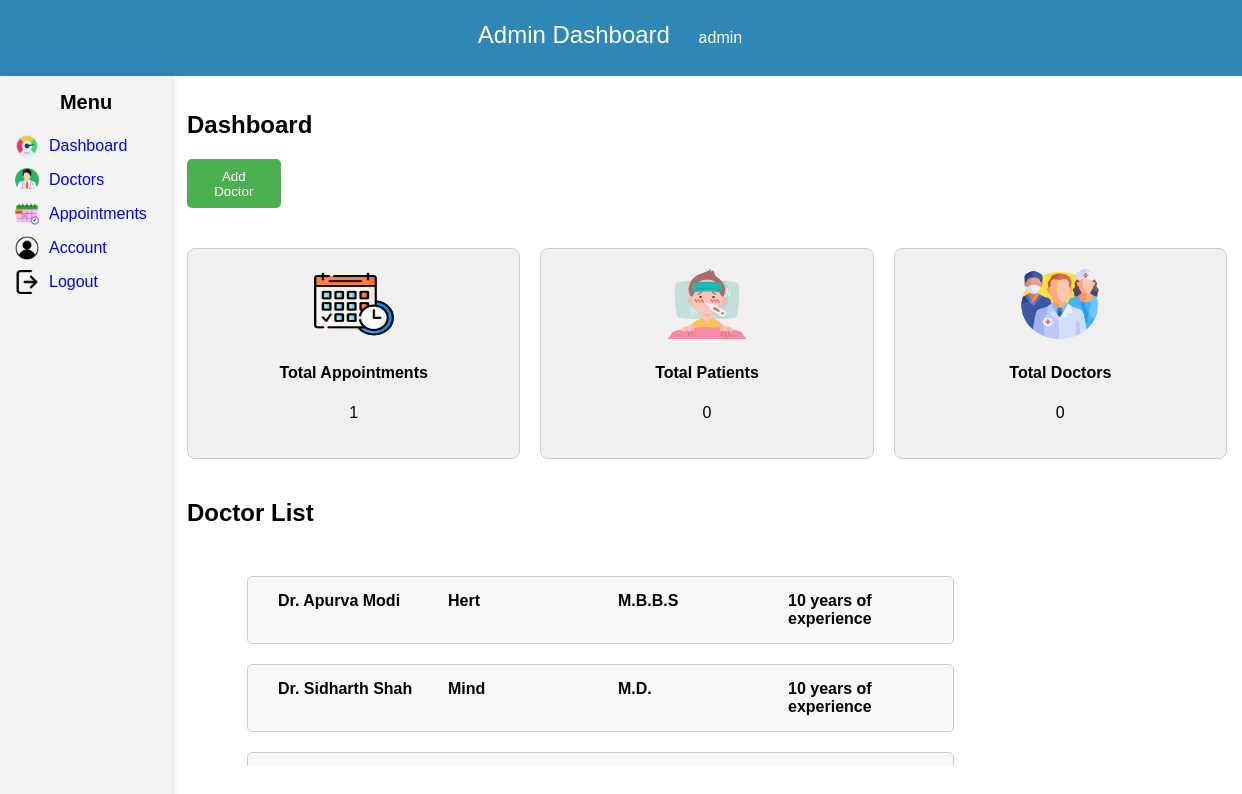
Page /admin/main.php (signed in) on the earlier database version.
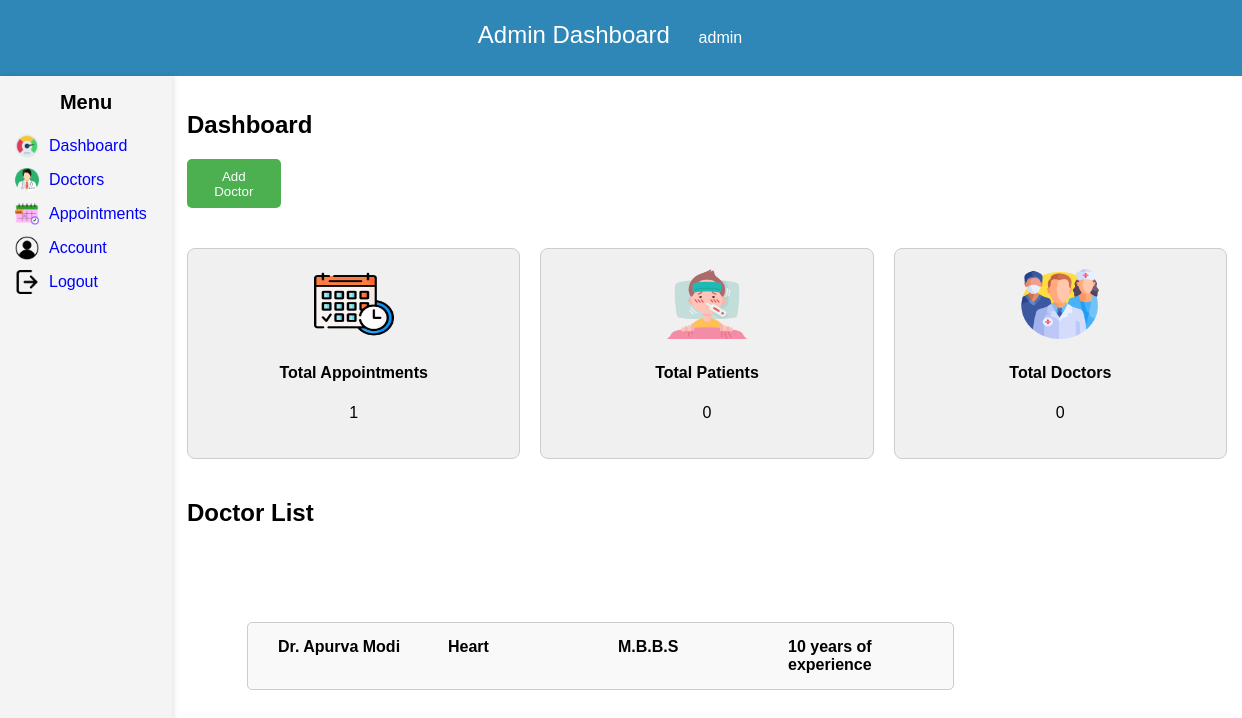
Same page on the later database version.
### tables this page shows
CREATE TABLE `doctor` (
  `doctor_id` int(11) NOT NULL,
  `doctor_fullname` varchar(255) NOT NULL,
  `username` varchar(255) NOT NULL,
  `email` varchar(255) NOT NULL,
  `password` varchar(255) NOT NULL,
  `qualification` varchar(255) NOT NULL,
  `specialization` varchar(255) NOT NULL,
  `experience` int(11) NOT NULL,
  `gender` enum('Male','Female') NOT NULL,
  `doctor_time` time NOT NULL,
  `address` text NOT NULL,
  `phone` varchar(20) NOT NULL,
  `status` enum('Active','Inactive') NOT NULL,
  `profile` varchar(255) NOT NULL
);

### admin/main.php (the view, shortened to what this page needs)
<?php
if(isset($_SESSION['username'])){
    $us = $_SESSION['username'];
}else{
    header('location: ../login.php');
}
?>
<!DOCTYPE html>
<html lang="en">
<head>
    <link rel="stylesheet" href="main.css">
</head>
<body>
    <div class="header">Admin Dashboard
        <button class="logout-btn"><?php  echo $us; ?></button>
    </div>
    <div class="container">
        <div class="sidebar">
            <h3>Menu</h3>
            <ul>
                <li>
                    <img src="img/performance.png" alt="Icon 1">
                    <a href="main.php">Dashboard</a>
                </li>
                <li>
                    <img src="img/doctor.png" alt="Icon 2">
                    <a href="doctor_list.php">Doctors</a>
                </li>
                <li>
                    <img src="img/calendar.png" alt="Appointment Icon">
                    <a href="appointment.php">Appointments</a>
                </li>
                <li>
                    <img src="img/account.png" alt="Icon 4">
                    <a href="account.php">Account</a>
                </li>
                <li>
                    <img src="img/logout.png" alt="Icon 3">
                    <a href="logout.php">Logout</a>
                </li>
            </ul>
        </div>
        <div id="dashboard-container">
            <h2 id="dashboard-label">Dashboard</h2>
            <button id="add-doctor-btn">Add Doctor</button>
            <div id="totals-container">
                <div class="totals-box">
                    <img src="img/appointment.png" alt="Total Appointments" class="totals-icon">
                    <h4>Total Appointments</h4>
                    <p id="total-appointments">1</p>
                </div>
                <div class="totals-box">
                    <img src="img/fever.png" alt="Total Patients" class="totals-icon">
                    <h4>Total Patients</h4>
                    <p id="total-patients">0</p>
                </div>
                <div class="totals-box">
                    <img src="img/medical-team.png" alt="Total Doctors" class="totals-icon">
                    <h4>Total Doctors</h4>
                    <p id="total-doctors">0</p>
                </div>
            </div>
    <div id="doctor-list" >
        <h2>Doctor List</h2>
        <div class="doctor-cards-container">
            <?php
            $conn = new mysqli('localhost', 'root', '', 'healthcare');
            $sql = "SELECT * FROM doctor";
            $result = $conn->query($sql);
            if ($result->num_rows > 0) {
                while ($row = $result->fetch_assoc()) {
                    echo '<div class="doctor-card">';
                    echo '<div class="doctor-info">';
                    echo '<span>' . $row['doctor_fullname'] . '</span>';
                    echo '<span>' . $row['specialization'] . '</span>';
                    echo '<span>' . $row['qualification'] . '</span>';
                    echo '<span>' . $row['experience'] . ' years of experience</span>';
                    echo '</div>';
                    echo '</div>';
                }
            } else {
                echo 'No doctors found.';
            }
            ?>
        </div>
    </div>
        </div>
    </div>
</body>
</html>

### admin/main.css (style rules this page uses)
body { font-family: Arial, sans-serif; margin: 0; padding: 0; display: flex; flex-direction: column; height: 100vh; }
.header { background-color: #2e87b7; color: white; padding: 15px; text-align: center; font-size: 24px; }
.container { display: flex; flex: 1; }
.sidebar { width: 200px; background-color: #f4f4f4; color: #fff; padding: 15px; height: 88vh; box-shadow: 2px 0 5px rgba(0, 0, 0, 0.1); }
.sidebar h3 { margin-top: 0; font-size: 20px; text-align: center; margin-bottom: 20px; color: black; }
.sidebar ul { list-style-type: none; padding: 0; }
.sidebar ul li { display: flex; align-items: center; margin: 10px 0; cursor:default; transition: background-color 0.3s ease; color: inherit; border-radius: 5px; }
.sidebar ul li img { width: 24px; height: 24px; margin-right: 10px; flex-shrink: 0; }
.sidebar ul li a { text-decoration: none; }
#dashboard-container { flex: 1; padding: 15px; display: flex; flex-direction: column; }
#totals-container { display: flex; margin-bottom: 20px; margin-top: 40px; }
.totals-box { background-color: #f0f0f0; border: 1px solid #ccc; border-radius: 8px; padding: 20px; text-align: center; flex: 1; margin-right: 20px; }
.totals-box img { width:80px; height: 70px; }
.totals-box:last-child { margin-right: 0; }
#add-doctor-btn { background-color: #4CAF50; color: #fff; padding: 10px 20px; border: none; border-radius: 5px; cursor: pointer; width: 9%; height: 7%; }
a { color: blue; text-decoration: none; }

### admin/main.php (style rules this page uses)
.doctor-cards-container { display: flex; flex-wrap: wrap; flex-direction: row; align-items: center; padding: 20px; width: 1000px; height: 180px; overflow-y: auto; scrollbar-width: none; }
.doctor-card { border: 1px solid #ccc; border-radius: 5px; padding: 15px; margin: 10px 0; background-color: #f9f9f9; display: flex; align-items: center; margin-left: 40px; }
.doctor-info { display: flex; justify-content: space-between; width: 100%; margin-left: 15px; }
.doctor-info span { font-weight: bold; width: 150px; margin-right: 20px; }
.doctor-info span:last-child { margin-right: 0; }
.header { background-color: #2e87b7; color: white; padding: 15px; text-align: center; font-size: 24px; }
.logout-btn { background-color: #2e87b7; color: white; border: none; padding: 10px 20px; text-align: center; text-decoration: none; display: inline-block; font-size: 16px; margin: 4px 2px; cursor: pointer; border-radius: 5px; transition: background-color 0.3s; }

Differences in the rows shown:
removed doctor: doctor_fullname "Dr. Sidharth Shah", specialization "Mind", qualification "M.D.", experience "10"
changed doctor "Dr. Apurva Modi": specialization "Hert" → "Heart"
